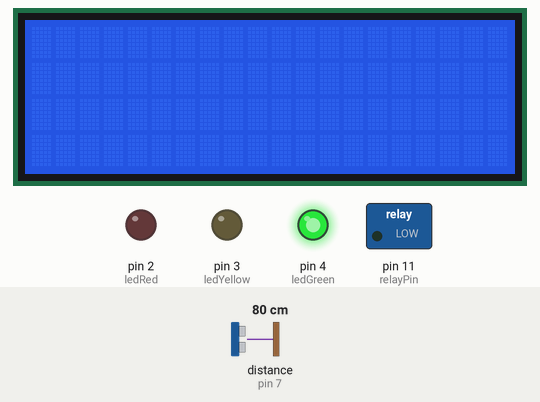
A sketch run on a simulated Arduino Uno, built with avr-gcc and run on an emulated ATmega328P. On the bench: 20×4 character LCD, switched loads named in the sketch (green lamp = pin HIGH), output pins drawn as LEDs (lit = HIGH). Wiring (inferred from the names in the program): ultrasonic range finder: trigger pin 6; echo pin 7. Inputs (shaded band) come from the test bench; at power-on: distance to the obstacle (sensor on pin 7) 80 cm. The echo pulse lasts 58.3 µs per cm; pins used as bus, display or sensor lines are not drawn; what the sketch prints to the serial monitor is not drawn.

Above: at 1.2 s.
1.3 s: distance to the obstacle (sensor on pin 7) set to 10 cm
4.3 s: distance to the obstacle (sensor on pin 7) set to 7 cm
At 4.8 s:
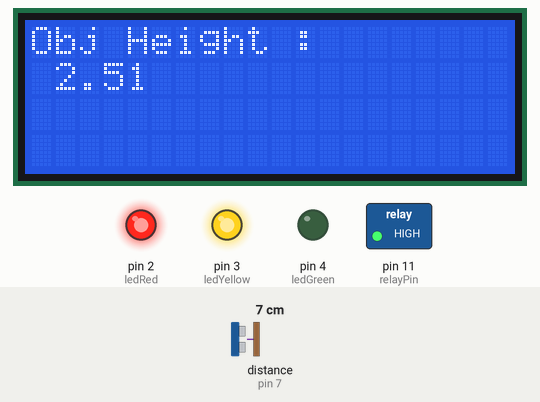
At 9.47 s:
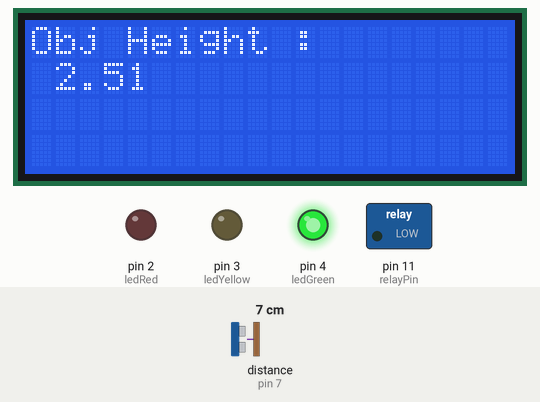
Timing chart, 0 to 11.0 s (numbered marks = the images above; inputs shaded):
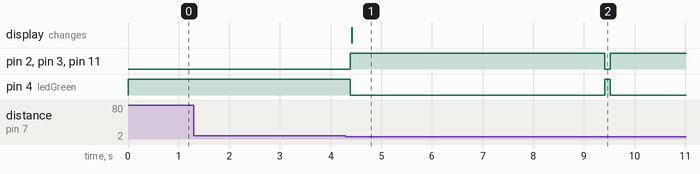

Measured:
- the behaviour switches between 9 and 8 cm on distance to the obstacle (sensor on pin 7) (found by bisection; images 0 and 1)
- after the input at 1.3 s, every drawn part: stays the same
- after the input at 4.3 s, pin 2 (ledRed), pin 3 (ledYellow), pin 11 (relayPin): LOW → HIGH after 0.09 s, → LOW 5.0 s later, → HIGH 0.10 s later; pin 4 (ledGreen): HIGH → LOW after 0.09 s, → HIGH 5.0 s later, → LOW 0.10 s later; the display: changes after 0.11 s (image 1)

The sketch:

mini-plc.ino
```cpp
#include <Wire.h>
#include <LiquidCrystal_I2C.h>

LiquidCrystal_I2C lcd(0x27,20,4);  // set the LCD address to 0x27 for a 16 chars and 2 line display

#define ledRed 2 // สถานะมอเตอร์ หยุดทำงาน
#define ledYellow 3 //สถานะตรวจพบวัตถุ
#define ledGreen 4 //สถานะมอเตอร์ ทำงาน
#define relayPin 11 // ควบคุมการจ่ายไฟ Mosfets IRLZ44N

// กำหนด Pin ที่เชื่อมต่อกับเซ็นเซอร์
const int TRIG_PIN = 6;
const int ECHO_PIN = 7;

// --- ตัวแปรสำคัญที่ต้องตั้งค่า (Calibration) ---
// *** ให้วัดระยะทางจริงจากเซ็นเซอร์ถึงสายพาน (หน่วยเป็น cm) แล้วใส่ค่าที่นี่ ***
// *** แนะนำให้เปิด Serial Monitor ดูก่อนเมื่อไม่มีวัตถุ เพื่อหาค่าที่แม่นยำที่สุด ***
const float distanceToConveyor = 9.2; // <<<<<<<< แก้ไขค่านี้! (ตัวอย่างคือ 25 cm)

// กำหนดค่าเผื่อ (Threshold) เพื่อกรองสัญญาณรบกวน (หน่วยเป็น cm)
// ถ้าวัตถุเตี้ยกว่าค่านี้ จะไม่ถูกนับ
float objectHeightThreshold = 1.0;

// ตัวแปรสำหรับคำนวณ
long duration;
float distance;
float objectHeight;

void setup()
{
  Serial.begin(9600);
  //LED
  pinMode(ledGreen, OUTPUT);
  pinMode(ledYellow, OUTPUT);
  pinMode(ledRed, OUTPUT);

  //RelayModule
  pinMode(relayPin, OUTPUT);
  digitalWrite(relayPin, LOW);
  digitalWrite(ledGreen, HIGH);


  //LCD i2c                     // initialize the lcd
  lcd.init();
  // Print a message to the LCD.
  lcd.backlight();


  // กำหนดโหมดของ Pin
  pinMode(TRIG_PIN, OUTPUT);
  pinMode(ECHO_PIN, INPUT);

}


void loop()
{

  // สร้างสัญญาณ Pulse เพื่อสั่งให้เซ็นเซอร์ทำงาน
  // 1. ปิด Trig Pin ก่อนเพื่อความแน่นอน
  digitalWrite(TRIG_PIN, LOW);
  delayMicroseconds(2);

  // 2. ส่งสัญญาณ Pulse สั้นๆ (10 ไมโครวินาที) ไปที่ Trig Pin
  digitalWrite(TRIG_PIN, HIGH);
  delayMicroseconds(10);
  digitalWrite(TRIG_PIN, LOW);

  // 3. อ่านระยะเวลาที่ Echo Pin เป็น HIGH (คือระยะเวลาที่คลื่นเสียงเดินทางไป-กลับ)
  duration = pulseIn(ECHO_PIN, HIGH);

  // คำนวณระยะทาง (หน่วยเป็น cm)
  // สูตร: ระยะทาง = (ระยะเวลา * ความเร็วเสียง) / 2 (เพราะคลื่นเดินทางไปและกลับ)
  // ความเร็วเสียงประมาณ 343 m/s หรือ 0.0343 cm/µs
  distance = duration * 0.0343 / 2;
  Serial.println(distance);

  // ตรวจสอบว่ามีวัตถุเคลื่อนที่ผ่านหรือไม่
  // โดยเช็คว่าระยะที่วัดได้ สั้นกว่าระยะอ้างอิงถึงสายพาน (และหักลบค่าเผื่อเล็กน้อย) หรือไม่
  if (distance < (distanceToConveyor - objectHeightThreshold)) {

    // คำนวณความสูงของวัตถุ
    objectHeight = distanceToConveyor - distance;

    // แสดงผลความสูงของวัตถุที่ตรวจพบ
    digitalWrite(relayPin, HIGH); // สั่งหยุดจ่ายไฟ
    digitalWrite(ledYellow, HIGH);
    digitalWrite(ledGreen, LOW);
    digitalWrite(ledRed, HIGH);
    lcd.clear();
    lcd.setCursor(0,0);
    lcd.print("Obj Height :");
    lcd.setCursor(1,1);
    lcd.print(objectHeight);
    Serial.print("ตรวจพบวัตถุ! ความสูง: ");
    Serial.print(objectHeight);
    Serial.println(" cm");
    delay(5000); //หน่วงเวลาให้แสดงค่า
    digitalWrite(relayPin, LOW); // สั่งเปิดจ่ายไฟ
    digitalWrite(ledYellow, LOW);
    digitalWrite(ledGreen, HIGH);
    digitalWrite(ledRed, LOW);

  } else {
    // ถ้าไม่มีวัตถุ อาจจะให้แสดง "---" หรือแสดงระยะทางปัจจุบันก็ได้
    Serial.println("--- ไม่มีวัตถุ ---");
    digitalWrite(relayPin, LOW); // สั่งเปิดจ่ายไฟ
    digitalWrite(ledYellow, LOW);
    digitalWrite(ledGreen, HIGH);
    digitalWrite(ledRed, LOW);
  }

  // หน่วงเวลาเล็กน้อยก่อนทำการวัดครั้งต่อไป เพื่อให้ระบบเสถียร
  delay(100);

}
```
